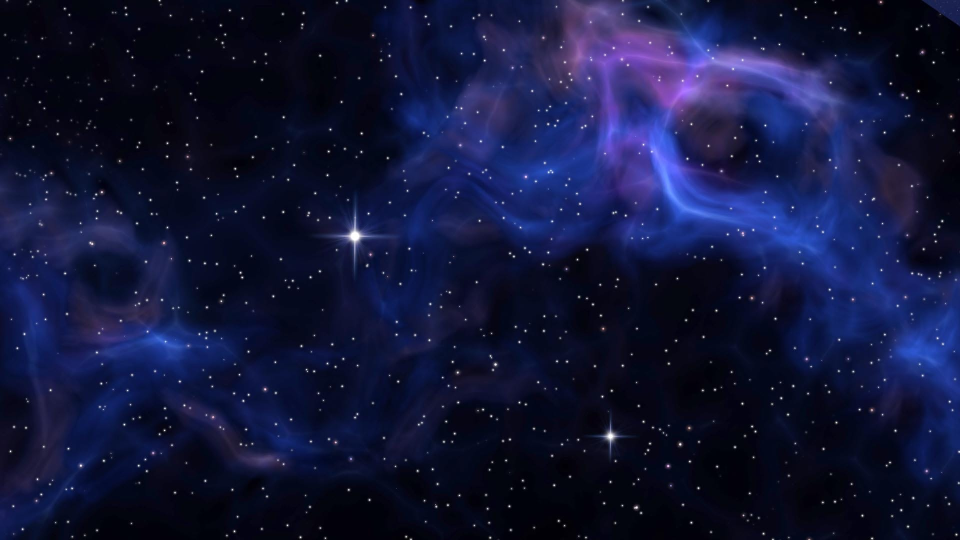
#> input picture 19201080.jpg, 1920 x 1080 px (shown at 1/2 size)
$ python ImageAvecWhitening.py 19201080.jpg barre.jpg
#> lines starting #> are read from the running program, lines starting #| are printed output that depends on the picture
### Whitening.py
import numpy as np
from PIL import Image
import matplotlib.pyplot as plt
import sys
import math
from scipy import linalg

# Applique le Whitening sur nos données
def Whitening(X1,X2):

    X = [X1,X2]

    #Calcul de Xmean
    Xmean = np.mean(X,0)
    #Calcul de Xcentre
    Xcentre = X - Xmean


    Xcov = np.cov(Xcentre, rowvar=True, bias=True)

    w, V = linalg.eig(Xcov)

    Dinv = np.diag((w)**0.5)
    Dinv = Dinv.real.round(4)

    D = np.diag(1/((w+.1e-5)**0.5))
    D = D.real.round(4)

    Xpret = (V@D)@(V.T@Xcentre)

    return Xpret[0],Xpret[1],V,Dinv

# Dewhitening : Sert à avoir une Image lisible
def dewhitening(S1,S2,V,Dinv) :

    S = [S1,S2]

    Sdw = V@Dinv@V.T@S

    return Sdw[0],Sdw[1]

### ICA.py
import numpy as np
from PIL import Image
import matplotlib.pyplot as plt
import math
import Whitening as wt

# Applique une méthode ICA
def ICA(X1,X2):

    X1centre = X1 - np.mean(X1)
    X2centre = X2 - np.mean(X2)

    # Etape 1 : Rotation 1

    Phi0 = 0.5*math.atan(-2*sum(X1centre*X2centre)/sum(X1centre**2-X2centre**2))

    U = [[math.cos(Phi0),math.sin(Phi0)],[-math.sin(Phi0),math.cos(Phi0)]]

    # Etape 2 : Déaplanissement

    sigma1 = sum((X1centre*math.cos(Phi0)+X2centre*math.sin(Phi0))**2)
    sigma2 = sum((X1centre*math.cos(Phi0-math.pi/2)+X2centre*math.sin(Phi0-math.pi/2))**2)

    X1bar = (U[0][0]*X1centre+U[0][1]*X2centre)/math.sqrt(sigma1)
    X2bar = (U[1][0]*X1centre+U[1][1]*X2centre)/math.sqrt(sigma2)

    # Etape 3 : Rotation 2

    Phi1 = 1/4*math.atan(-sum(2*(X1bar**3)*X2bar-2*(X2bar**3)*X1bar)/sum(3*(X1bar**2)*(X2bar**2)-0.5*(X1bar**4)-0.5*(X2bar**4)))

    V = [[math.cos(Phi1),math.sin(Phi1)],[-math.sin(Phi1),math.cos(Phi1)]]

    S1 = V[0][0]*X1bar+V[0][1]*X2bar
    S2 = V[1][0]*X1bar+V[1][1]*X2bar

    return S1,S2

### ImageAvecWhitening.py
import numpy as np
from PIL import Image
import matplotlib.pyplot as plt
import sys
import math
import ICA as ica
import Whitening as wt

arguments = sys.argv
size = (480,256)

if len(arguments) > 2 :
    img = Image.open(arguments[1])
#> img is the input picture: PIL image 1920x1080 RGB; mean R, G, B 17.3, 21.7, 57.7
    new_img = img.resize(size)
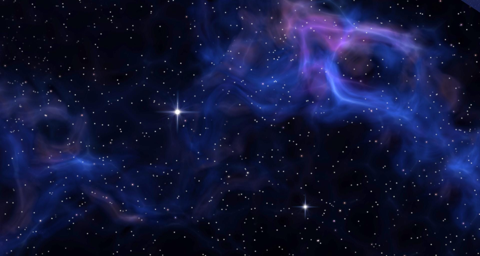
#> new_img: PIL image 480x256 RGB; mean R, G, B 17.3, 21.7, 57.7
    new_img.save('Image1.png','png')
    imag2 = Image.open(arguments[2])
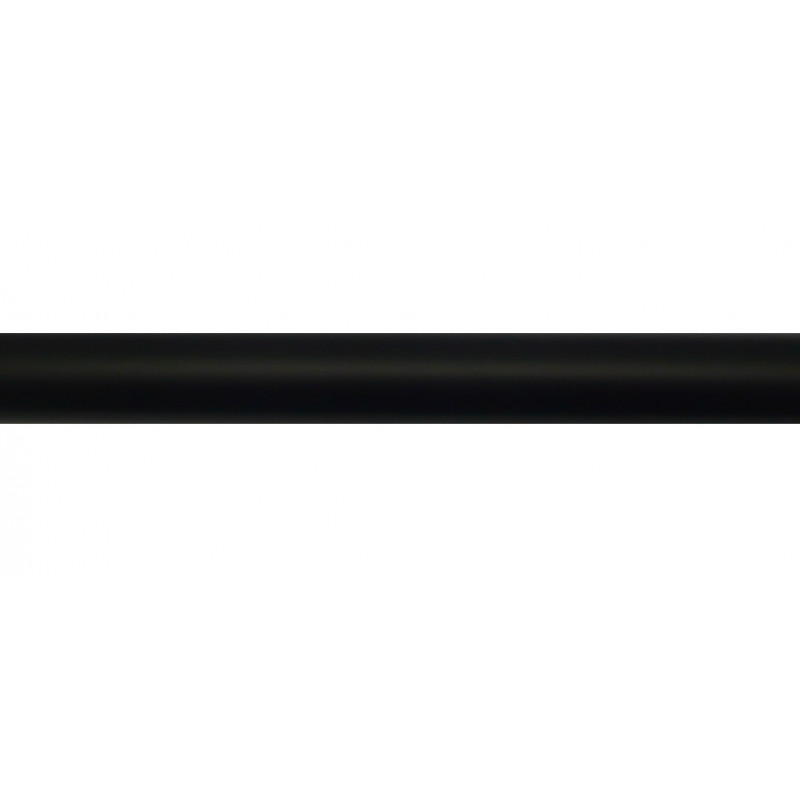
#> input picture barre.jpg, 800 x 800 px
#> imag2 is the input picture: PIL image 800x800 RGB; mean R, G, B 228.5, 228.6, 228.7
    nimg2 = imag2.resize(size)
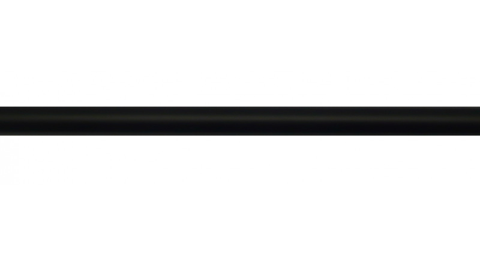
#> nimg2: PIL image 480x256 RGB; mean R, G, B 228.5, 228.5, 228.6
    nimg2.save('Image2.png','png')

image1 = plt.imread('Image1.png')
image2 = plt.imread('Image2.png')

img1 = np.array(image1)
img2 = np.array(image2)

plt.subplot(3,2,1)
plt.imshow(img1)
plt.title("Image d'origine 1")
plt.axis('off')
plt.subplot(3,2,2)
plt.imshow(img2)
plt.title("Image d'origine 2")
plt.axis('off')

# Combinaison linéaire des tableaux

A = [[0.6,0.4],[0.4,0.6]]
img3 = A[0][0] * img1 + A[0][1] * img2
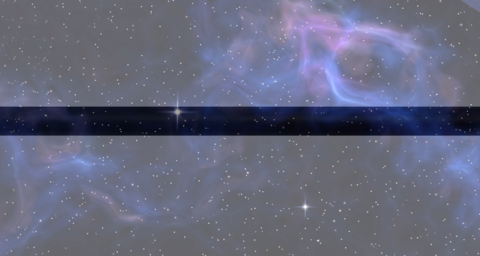
#> img3: shape (256, 480, 3) float32; mean R, G, B 0.399, 0.41, 0.494
img4 = A[1][0] * img1 + A[1][1]*img2
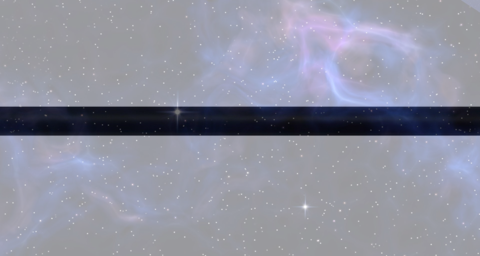
#> img4: shape (256, 480, 3) float32; mean R, G, B 0.565, 0.572, 0.628

# Afficher l'image résultante
plt.subplot(3,2,3)
plt.imshow(img3)
plt.title('Image mélangée 1')
plt.axis('off')
plt.subplot(3,2,4)
plt.imshow(img4)
plt.title('Image mélangée 2')
plt.axis('off')


tailles = img3.shape
#> tailles = (256, 480, 3)

X1 = img3.reshape(-1)
X2 = img4.reshape(-1)

X1,X2,V,Dinv = wt.Whitening(X1,X2)
#> in Whitening, `Xcov = np.cov(Xcentre, rowvar=True, bias=True)`: Xcov = [[0.00108, -0.00108], [-0.00108, 0.00108]]
#> in Whitening, `w, V = linalg.eig(Xcov)`: V = [[-0.707, 0.707], [-0.707, -0.707]]
#> in Whitening, `Dinv = Dinv.real.round(4)`: Dinv = [[0, 0], [0, 0.0464]]
#> in Whitening, `D = D.real.round(4)`: D = [[1000, 0], [0, 21.55]]
#> V = [[-0.707, 0.707], [-0.707, -0.707]]; Dinv = [[0, 0], [0, 0.0464]]

S1,S2 = ica.ICA(X1,X2)
#> in ICA, `Phi0 = 0.5*math.atan(-2*sum(X1centre*X2centre)/sum(X1centre**2-X2centr..`: Phi0 = -0.785
#> in ICA, `U = [[math.cos(Phi0),math.sin(Phi0)],[-math.sin(Phi0),math.cos(Phi0)]]`: U = [[0.707, -0.707], [0.707, 0.707]]
#> in ICA, `sigma1 = sum((X1centre*math.cos(Phi0)+X2centre*math.sin(Phi0))**2)`: sigma1 = 368469
#> in ICA, `sigma2 = sum((X1centre*math.cos(Phi0-math.pi/2)+X2centre*math.sin(Phi0..`: sigma2 = 0.000238
#> in ICA, `Phi1 = 1/4*math.atan(-sum(2*(X1bar**3)*X2bar-2*(X2bar**3)*X1bar)/sum(3..`: Phi1 = -0.0152
#> in ICA, `V = [[math.cos(Phi1),math.sin(Phi1)],[-math.sin(Phi1),math.cos(Phi1)]]`: V = [[1, -0.0152], [0.0152, 1]]

S1,S2 = wt.dewhitening(S1,S2,V,Dinv)


S1 = S1- min(S1)
S1 = S1/max(S1)
S1 = S1.reshape(tailles)
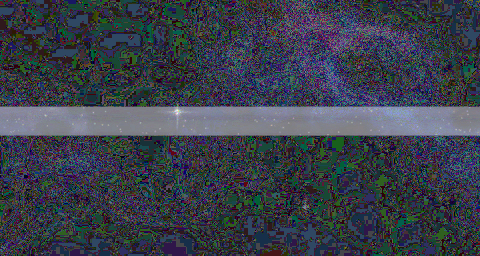
#> S1: shape (256, 480, 3) float64; mean of channels 0, 1, 2 0.232, 0.253, 0.298; drawn as R, G, B

S2= S2 - min(S2)
S2 = S2/max(S2)
S2 = S2.reshape(tailles)
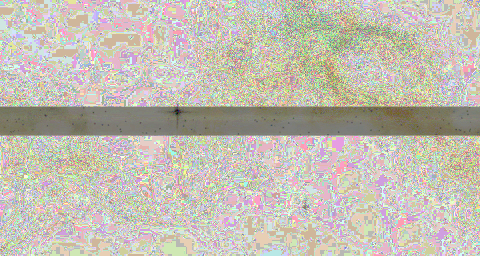
#> S2: shape (256, 480, 3) float64; mean of channels 0, 1, 2 0.768, 0.747, 0.702; drawn as R, G, B

plt.subplot(3,2,5)
plt.imshow(S1)
plt.title("Image reconstruite 1")
plt.axis('off')
plt.subplot(3,2,6)
plt.imshow(S2)
plt.title("Image reconstruite 2")
plt.axis('off')

plt.show()
